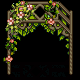

A 2D game scene composited from a Tiled map and its tileset images. What follows is a short description and the map's XML, with every tile layer's data as written:
An orthogonal 5x5 tile map with 16x16 px tiles, 5 tile layers (Back, Back2, Buildings, Front, ...), 2 tilesets.

<map version="1.2" tiledversion="1.3.5" orientation="orthogonal" renderorder="right-down" compressionlevel="0" width="5" height="5" tilewidth="16" tileheight="16" infinite="0" nextlayerid="12" nextobjectid="59">
 <tileset firstgid="1" name="zspring_ashfv" tilewidth="16" tileheight="16" tilecount="25" columns="5">
  <image source="spring_ashfv.png" width="80" height="80" />
 </tileset>
 <tileset firstgid="26" name="zblank" tilewidth="16" tileheight="16" tilecount="1" columns="1">
  <image source="blank.png" width="16" height="16" />
 </tileset>
 <layer id="1" name="Back" width="5" height="5">
  <data encoding="csv">
0,0,0,0,0,
0,0,0,0,0,
0,0,0,0,0,
0,0,0,0,0,
0,0,0,0,0
</data>
 </layer>
 <objectgroup id="2" name="Back" />
 <layer id="8" name="Back2" width="5" height="5">
  <properties>
   <property name="DrawAbove" value="Back" />
  </properties>
  <data encoding="csv">
0,0,0,0,0,
0,0,0,0,0,
0,0,0,0,0,
16,17,18,19,20,
21,22,23,24,25
</data>
 </layer>
 <objectgroup id="9" name="Back2" />
 <layer id="3" name="Buildings" width="5" height="5">
  <data encoding="csv">
0,0,0,0,0,
0,0,0,0,0,
0,0,0,0,0,
26,0,0,0,26,
26,0,0,0,26
</data>
 </layer>
 <objectgroup id="4" name="Buildings" />
 <layer id="10" name="Front" width="5" height="5">
  <data encoding="csv">
0,0,0,0,0,
6,7,8,9,10,
11,12,0,14,15,
0,0,0,0,0,
0,0,0,0,0
</data>
 </layer>
 <objectgroup id="6" name="Front" />
 <layer id="5" name="AlwaysFront" width="5" height="5">
  <data encoding="csv">
1,2,3,4,5,
0,0,0,0,0,
0,0,0,0,0,
0,0,0,0,0,
0,0,0,0,0
</data>
 </layer>
 <objectgroup id="11" name="AlwaysFront" />
</map>
